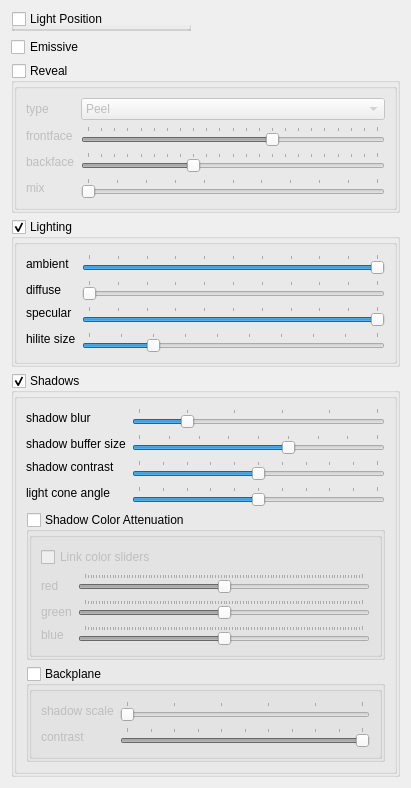
<?xml version="1.0" encoding="UTF-8"?>
<ui version="4.0">
 <class>LightingWidget</class>
 <widget class="QWidget" name="LightingWidget">
  <property name="geometry">
   <rect>
    <x>0</x>
    <y>0</y>
    <width>411</width>
    <height>763</height>
   </rect>
  </property>
  <property name="windowTitle">
   <string>Shader Widget</string>
  </property>
  <layout class="QVBoxLayout">
   <item>
    <widget class="QGroupBox" name="lightposition">
     <property name="minimumSize">
      <size>
       <width>180</width>
       <height>20</height>
      </size>
     </property>
     <property name="maximumSize">
      <size>
       <width>180</width>
       <height>180</height>
      </size>
     </property>
     <property name="title">
      <string>Light Position</string>
     </property>
     <property name="flat">
      <bool>true</bool>
     </property>
     <property name="checkable">
      <bool>true</bool>
     </property>
     <property name="checked">
      <bool>false</bool>
     </property>
    </widget>
   </item>
   <item>
    <widget class="QCheckBox" name="applyemissive">
     <property name="text">
      <string>Emissive</string>
     </property>
    </widget>
   </item>
   <item>
    <widget class="QGroupBox" name="peel">
     <property name="title">
      <string>Reveal</string>
     </property>
     <property name="checkable">
      <bool>true</bool>
     </property>
     <property name="checked">
      <bool>false</bool>
     </property>
     <layout class="QVBoxLayout" name="verticalLayout">
      <property name="spacing">
       <number>0</number>
      </property>
      <property name="margin">
       <number>0</number>
      </property>
      <item>
       <widget class="QGroupBox" name="peelbox">
        <property name="title">
         <string/>
        </property>
        <layout class="QGridLayout" name="gridLayout">
         <item row="1" column="0">
          <widget class="QLabel" name="label_12">
           <property name="text">
            <string>frontface</string>
           </property>
          </widget>
         </item>
         <item row="1" column="1">
          <widget class="QSlider" name="peelmin">
           <property name="minimum">
            <number>-110</number>
           </property>
           <property name="maximum">
            <number>110</number>
           </property>
           <property name="value">
            <number>30</number>
           </property>
           <property name="orientation">
            <enum>Qt::Horizontal</enum>
           </property>
           <property name="tickPosition">
            <enum>QSlider::TicksAbove</enum>
           </property>
           <property name="tickInterval">
            <number>10</number>
           </property>
          </widget>
         </item>
         <item row="2" column="0">
          <widget class="QLabel" name="label_13">
           <property name="text">
            <string>backface</string>
           </property>
          </widget>
         </item>
         <item row="2" column="1">
          <widget class="QSlider" name="peelmax">
           <property name="minimum">
            <number>-110</number>
           </property>
           <property name="maximum">
            <number>110</number>
           </property>
           <property name="value">
            <number>-30</number>
           </property>
           <property name="orientation">
            <enum>Qt::Horizontal</enum>
           </property>
           <property name="tickPosition">
            <enum>QSlider::TicksAbove</enum>
           </property>
           <property name="tickInterval">
            <number>10</number>
           </property>
          </widget>
         </item>
         <item row="3" column="0">
          <widget class="QLabel" name="label_16">
           <property name="text">
            <string>mix</string>
           </property>
          </widget>
         </item>
         <item row="3" column="1">
          <widget class="QSlider" name="peelmix">
           <property name="maximum">
            <number>100</number>
           </property>
           <property name="orientation">
            <enum>Qt::Horizontal</enum>
           </property>
           <property name="tickPosition">
            <enum>QSlider::TicksAbove</enum>
           </property>
           <property name="tickInterval">
            <number>10</number>
           </property>
          </widget>
         </item>
         <item row="0" column="1">
          <widget class="QComboBox" name="peeltype">
           <property name="editable">
            <bool>false</bool>
           </property>
           <property name="frame">
            <bool>true</bool>
           </property>
           <item>
            <property name="text">
             <string>Peel</string>
            </property>
           </item>
           <item>
            <property name="text">
             <string>Keep Inside</string>
            </property>
           </item>
           <item>
            <property name="text">
             <string>Use Shadows</string>
            </property>
           </item>
          </widget>
         </item>
         <item row="0" column="0">
          <widget class="QLabel" name="label_17">
           <property name="text">
            <string>type</string>
           </property>
          </widget>
         </item>
        </layout>
       </widget>
      </item>
     </layout>
    </widget>
   </item>
   <item>
    <widget class="QGroupBox" name="applylighting">
     <property name="title">
      <string>Lighting</string>
     </property>
     <property name="checkable">
      <bool>true</bool>
     </property>
     <property name="checked">
      <bool>true</bool>
     </property>
     <layout class="QVBoxLayout">
      <property name="spacing">
       <number>0</number>
      </property>
      <property name="margin">
       <number>0</number>
      </property>
      <item>
       <widget class="QGroupBox" name="lightingbox">
        <property name="autoFillBackground">
         <bool>false</bool>
        </property>
        <property name="title">
         <string/>
        </property>
        <property name="flat">
         <bool>false</bool>
        </property>
        <layout class="QGridLayout">
         <item row="0" column="0">
          <widget class="QLabel" name="label_4">
           <property name="text">
            <string>ambient</string>
           </property>
          </widget>
         </item>
         <item row="0" column="1">
          <widget class="QSlider" name="ambient">
           <property name="maximumSize">
            <size>
             <width>16777215</width>
             <height>20</height>
            </size>
           </property>
           <property name="maximum">
            <number>10</number>
           </property>
           <property name="pageStep">
            <number>1</number>
           </property>
           <property name="value">
            <number>10</number>
           </property>
           <property name="orientation">
            <enum>Qt::Horizontal</enum>
           </property>
           <property name="tickPosition">
            <enum>QSlider::TicksAbove</enum>
           </property>
          </widget>
         </item>
         <item row="1" column="0">
          <widget class="QLabel" name="label">
           <property name="text">
            <string>diffuse</string>
           </property>
          </widget>
         </item>
         <item row="1" column="1">
          <widget class="QSlider" name="diffuse">
           <property name="maximumSize">
            <size>
             <width>16777215</width>
             <height>20</height>
            </size>
           </property>
           <property name="maximum">
            <number>10</number>
           </property>
           <property name="pageStep">
            <number>1</number>
           </property>
           <property name="value">
            <number>0</number>
           </property>
           <property name="orientation">
            <enum>Qt::Horizontal</enum>
           </property>
           <property name="tickPosition">
            <enum>QSlider::TicksAbove</enum>
           </property>
          </widget>
         </item>
         <item row="2" column="0">
          <widget class="QLabel" name="label_2">
           <property name="text">
            <string>specular</string>
           </property>
          </widget>
         </item>
         <item row="2" column="1" rowspan="2">
          <widget class="QSlider" name="specular">
           <property name="maximumSize">
            <size>
             <width>16777215</width>
             <height>20</height>
            </size>
           </property>
           <property name="maximum">
            <number>10</number>
           </property>
           <property name="pageStep">
            <number>1</number>
           </property>
           <property name="value">
            <number>10</number>
           </property>
           <property name="orientation">
            <enum>Qt::Horizontal</enum>
           </property>
           <property name="tickPosition">
            <enum>QSlider::TicksAbove</enum>
           </property>
          </widget>
         </item>
         <item row="3" column="0" rowspan="2">
          <widget class="QLabel" name="label_3">
           <property name="text">
            <string>hilite size</string>
           </property>
          </widget>
         </item>
         <item row="4" column="1">
          <widget class="QSlider" name="specularcoeff">
           <property name="maximumSize">
            <size>
             <width>16777215</width>
             <height>20</height>
            </size>
           </property>
           <property name="maximum">
            <number>9</number>
           </property>
           <property name="pageStep">
            <number>1</number>
           </property>
           <property name="value">
            <number>2</number>
           </property>
           <property name="orientation">
            <enum>Qt::Horizontal</enum>
           </property>
           <property name="tickPosition">
            <enum>QSlider::TicksAbove</enum>
           </property>
          </widget>
         </item>
        </layout>
       </widget>
      </item>
     </layout>
    </widget>
   </item>
   <item>
    <widget class="QGroupBox" name="applyshadow">
     <property name="title">
      <string>Shadows</string>
     </property>
     <property name="alignment">
      <set>Qt::AlignLeading|Qt::AlignLeft|Qt::AlignTop</set>
     </property>
     <property name="checkable">
      <bool>true</bool>
     </property>
     <property name="checked">
      <bool>true</bool>
     </property>
     <layout class="QVBoxLayout">
      <property name="spacing">
       <number>0</number>
      </property>
      <property name="margin">
       <number>0</number>
      </property>
      <item>
       <widget class="QGroupBox" name="shadowbox">
        <property name="autoFillBackground">
         <bool>false</bool>
        </property>
        <property name="title">
         <string/>
        </property>
        <property name="flat">
         <bool>false</bool>
        </property>
        <layout class="QGridLayout">
         <item row="0" column="0">
          <widget class="QLabel" name="label_5">
           <property name="text">
            <string>shadow blur</string>
           </property>
          </widget>
         </item>
         <item row="0" column="1">
          <widget class="QSlider" name="shadowblur">
           <property name="maximumSize">
            <size>
             <width>16777215</width>
             <height>20</height>
            </size>
           </property>
           <property name="maximum">
            <number>5</number>
           </property>
           <property name="pageStep">
            <number>1</number>
           </property>
           <property name="value">
            <number>1</number>
           </property>
           <property name="orientation">
            <enum>Qt::Horizontal</enum>
           </property>
           <property name="tickPosition">
            <enum>QSlider::TicksAbove</enum>
           </property>
          </widget>
         </item>
         <item row="1" column="0">
          <widget class="QLabel" name="label_6">
           <property name="text">
            <string>shadow buffer size</string>
           </property>
          </widget>
         </item>
         <item row="1" column="1">
          <widget class="QSlider" name="shadowscale">
           <property name="maximumSize">
            <size>
             <width>16777215</width>
             <height>20</height>
            </size>
           </property>
           <property name="maximum">
            <number>8</number>
           </property>
           <property name="pageStep">
            <number>1</number>
           </property>
           <property name="value">
            <number>5</number>
           </property>
           <property name="orientation">
            <enum>Qt::Horizontal</enum>
           </property>
           <property name="tickPosition">
            <enum>QSlider::TicksAbove</enum>
           </property>
          </widget>
         </item>
         <item row="2" column="0">
          <widget class="QLabel" name="label_7">
           <property name="text">
            <string>shadow contrast</string>
           </property>
          </widget>
         </item>
         <item row="2" column="1" rowspan="2">
          <widget class="QSlider" name="shadowcontrast">
           <property name="maximumSize">
            <size>
             <width>16777215</width>
             <height>20</height>
            </size>
           </property>
           <property name="maximum">
            <number>10</number>
           </property>
           <property name="pageStep">
            <number>1</number>
           </property>
           <property name="value">
            <number>5</number>
           </property>
           <property name="orientation">
            <enum>Qt::Horizontal</enum>
           </property>
           <property name="tickPosition">
            <enum>QSlider::TicksAbove</enum>
           </property>
          </widget>
         </item>
         <item row="3" column="0" rowspan="2">
          <widget class="QLabel" name="label_8">
           <property name="text">
            <string>light cone angle</string>
           </property>
          </widget>
         </item>
         <item row="4" column="1">
          <widget class="QSlider" name="shadowfov">
           <property name="maximumSize">
            <size>
             <width>16777215</width>
             <height>20</height>
            </size>
           </property>
           <property name="maximum">
            <number>10</number>
           </property>
           <property name="pageStep">
            <number>2</number>
           </property>
           <property name="value">
            <number>5</number>
           </property>
           <property name="orientation">
            <enum>Qt::Horizontal</enum>
           </property>
           <property name="tickPosition">
            <enum>QSlider::TicksAbove</enum>
           </property>
          </widget>
         </item>
         <item row="5" column="0" colspan="2">
          <widget class="QGroupBox" name="applycoloredshadow">
           <property name="title">
            <string>Shadow Color Attenuation</string>
           </property>
           <property name="checkable">
            <bool>true</bool>
           </property>
           <property name="checked">
            <bool>false</bool>
           </property>
           <layout class="QVBoxLayout">
            <property name="spacing">
             <number>0</number>
            </property>
            <property name="margin">
             <number>0</number>
            </property>
            <item>
             <widget class="QGroupBox" name="coloredshadowbox">
              <property name="title">
               <string/>
              </property>
              <layout class="QGridLayout">
               <item row="0" column="0" colspan="2">
                <widget class="QCheckBox" name="linkcolors">
                 <property name="text">
                  <string>Link color sliders</string>
                 </property>
                </widget>
               </item>
               <item row="1" column="0" rowspan="2">
                <widget class="QLabel" name="label_9">
                 <property name="text">
                  <string>red</string>
                 </property>
                </widget>
               </item>
               <item row="1" column="1">
                <widget class="QSlider" name="red">
                 <property name="maximumSize">
                  <size>
                   <width>16777215</width>
                   <height>20</height>
                  </size>
                 </property>
                 <property name="maximum">
                  <number>100</number>
                 </property>
                 <property name="pageStep">
                  <number>5</number>
                 </property>
                 <property name="value">
                  <number>50</number>
                 </property>
                 <property name="orientation">
                  <enum>Qt::Horizontal</enum>
                 </property>
                 <property name="tickPosition">
                  <enum>QSlider::TicksAbove</enum>
                 </property>
                </widget>
               </item>
               <item row="2" column="1" rowspan="2">
                <widget class="QSlider" name="green">
                 <property name="maximumSize">
                  <size>
                   <width>16777215</width>
                   <height>20</height>
                  </size>
                 </property>
                 <property name="maximum">
                  <number>100</number>
                 </property>
                 <property name="pageStep">
                  <number>5</number>
                 </property>
                 <property name="value">
                  <number>50</number>
                 </property>
                 <property name="orientation">
                  <enum>Qt::Horizontal</enum>
                 </property>
                 <property name="tickPosition">
                  <enum>QSlider::TicksAbove</enum>
                 </property>
                </widget>
               </item>
               <item row="3" column="0">
                <widget class="QLabel" name="label_10">
                 <property name="text">
                  <string>green</string>
                 </property>
                </widget>
               </item>
               <item row="4" column="0">
                <widget class="QLabel" name="label_11">
                 <property name="text">
                  <string>blue</string>
                 </property>
                </widget>
               </item>
               <item row="4" column="1">
                <widget class="QSlider" name="blue">
                 <property name="maximumSize">
                  <size>
                   <width>16777215</width>
                   <height>20</height>
                  </size>
                 </property>
                 <property name="maximum">
                  <number>100</number>
                 </property>
                 <property name="pageStep">
                  <number>5</number>
                 </property>
                 <property name="value">
                  <number>50</number>
                 </property>
                 <property name="orientation">
                  <enum>Qt::Horizontal</enum>
                 </property>
                 <property name="tickPosition">
                  <enum>QSlider::TicksAbove</enum>
                 </property>
                </widget>
               </item>
              </layout>
             </widget>
            </item>
           </layout>
          </widget>
         </item>
         <item row="6" column="0" colspan="2">
          <widget class="QGroupBox" name="applybackplane">
           <property name="title">
            <string>Backplane</string>
           </property>
           <property name="checkable">
            <bool>true</bool>
           </property>
           <property name="checked">
            <bool>false</bool>
           </property>
           <layout class="QVBoxLayout">
            <property name="spacing">
             <number>0</number>
            </property>
            <property name="margin">
             <number>0</number>
            </property>
            <item>
             <widget class="QGroupBox" name="backplanebox">
              <property name="title">
               <string/>
              </property>
              <layout class="QGridLayout">
               <item row="0" column="0">
                <widget class="QLabel" name="label_14">
                 <property name="text">
                  <string>shadow scale</string>
                 </property>
                </widget>
               </item>
               <item row="0" column="1">
                <widget class="QSlider" name="backplaneshadowscale">
                 <property name="maximumSize">
                  <size>
                   <width>16777215</width>
                   <height>20</height>
                  </size>
                 </property>
                 <property name="minimum">
                  <number>5</number>
                 </property>
                 <property name="maximum">
                  <number>15</number>
                 </property>
                 <property name="pageStep">
                  <number>2</number>
                 </property>
                 <property name="orientation">
                  <enum>Qt::Horizontal</enum>
                 </property>
                 <property name="tickPosition">
                  <enum>QSlider::TicksAbove</enum>
                 </property>
                </widget>
               </item>
               <item row="1" column="0">
                <widget class="QLabel" name="label_15">
                 <property name="text">
                  <string>contrast</string>
                 </property>
                </widget>
               </item>
               <item row="1" column="1">
                <widget class="QSlider" name="backplanecontrast">
                 <property name="maximumSize">
                  <size>
                   <width>16777215</width>
                   <height>20</height>
                  </size>
                 </property>
                 <property name="maximum">
                  <number>10</number>
                 </property>
                 <property name="pageStep">
                  <number>2</number>
                 </property>
                 <property name="value">
                  <number>10</number>
                 </property>
                 <property name="orientation">
                  <enum>Qt::Horizontal</enum>
                 </property>
                 <property name="tickPosition">
                  <enum>QSlider::TicksAbove</enum>
                 </property>
                </widget>
               </item>
              </layout>
             </widget>
            </item>
           </layout>
          </widget>
         </item>
        </layout>
       </widget>
      </item>
     </layout>
    </widget>
   </item>
   <item>
    <spacer name="verticalSpacer">
     <property name="orientation">
      <enum>Qt::Vertical</enum>
     </property>
     <property name="sizeHint" stdset="0">
      <size>
       <width>20</width>
       <height>40</height>
      </size>
     </property>
    </spacer>
   </item>
  </layout>
 </widget>
 <resources/>
 <connections>
  <connection>
   <sender>applylighting</sender>
   <signal>clicked(bool)</signal>
   <receiver>lightingbox</receiver>
   <slot>setVisible(bool)</slot>
   <hints>
    <hint type="sourcelabel">
     <x>82</x>
     <y>237</y>
    </hint>
    <hint type="destinationlabel">
     <x>52</x>
     <y>274</y>
    </hint>
   </hints>
  </connection>
  <connection>
   <sender>applyshadow</sender>
   <signal>clicked(bool)</signal>
   <receiver>shadowbox</receiver>
   <slot>setVisible(bool)</slot>
   <hints>
    <hint type="sourcelabel">
     <x>85</x>
     <y>570</y>
    </hint>
    <hint type="destinationlabel">
     <x>134</x>
     <y>604</y>
    </hint>
   </hints>
  </connection>
  <connection>
   <sender>applycoloredshadow</sender>
   <signal>clicked(bool)</signal>
   <receiver>coloredshadowbox</receiver>
   <slot>setVisible(bool)</slot>
   <hints>
    <hint type="sourcelabel">
     <x>114</x>
     <y>616</y>
    </hint>
    <hint type="destinationlabel">
     <x>164</x>
     <y>615</y>
    </hint>
   </hints>
  </connection>
  <connection>
   <sender>applybackplane</sender>
   <signal>clicked(bool)</signal>
   <receiver>backplanebox</receiver>
   <slot>setVisible(bool)</slot>
   <hints>
    <hint type="sourcelabel">
     <x>94</x>
     <y>707</y>
    </hint>
    <hint type="destinationlabel">
     <x>138</x>
     <y>706</y>
    </hint>
   </hints>
  </connection>
  <connection>
   <sender>peel</sender>
   <signal>clicked(bool)</signal>
   <receiver>peelbox</receiver>
   <slot>setVisible(bool)</slot>
   <hints>
    <hint type="sourcelabel">
     <x>38</x>
     <y>104</y>
    </hint>
    <hint type="destinationlabel">
     <x>147</x>
     <y>135</y>
    </hint>
   </hints>
  </connection>
 </connections>
</ui>
